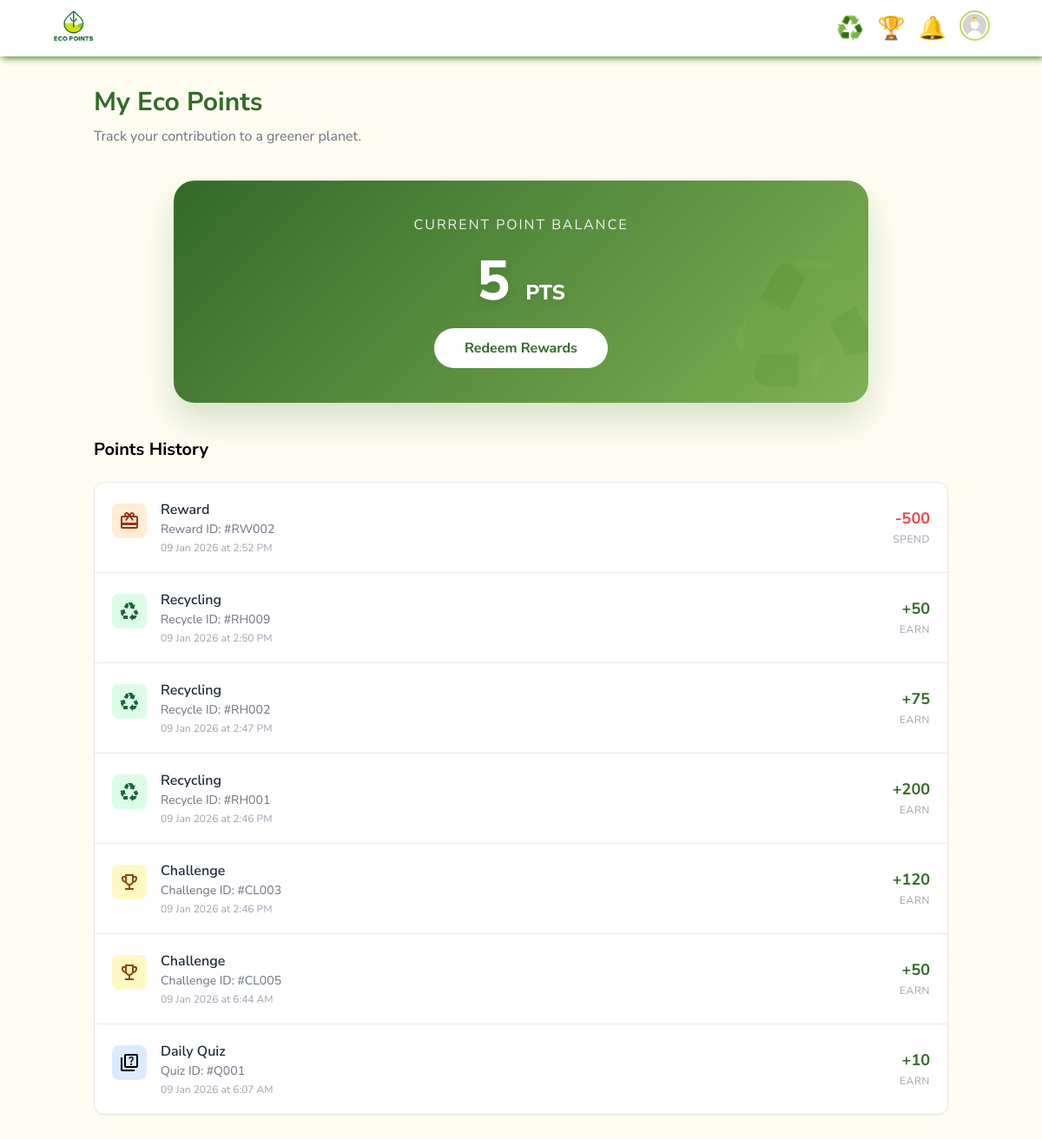
The page /challenger/ecoPointsHistory.php (signed in) on the database its author committed.
### tables this page shows
CREATE TABLE IF NOT EXISTS `challenger` (
  `challenger_id` varchar(10) NOT NULL,
  `group` enum('Student','Staff') NOT NULL,
  `total_points` int NOT NULL,
  PRIMARY KEY (`challenger_id`),
  UNIQUE KEY `challenger_id` (`challenger_id`)
);

CREATE TABLE IF NOT EXISTS `point_history` (
  `pt_history_id` varchar(10) NOT NULL,
  `challenger_id` varchar(10) NOT NULL,
  `date` date NOT NULL,
  `time` time NOT NULL,
  `points` int NOT NULL,
  `transaction_type` enum('Earn','Spend') NOT NULL,
  `source_type` enum('Challenge','Reward','Recycling','Daily Quiz') NOT NULL,
  `challenge_id` varchar(10) DEFAULT NULL,
  `reward_id` varchar(10) DEFAULT NULL,
  `recycle_history_id` varchar(10) DEFAULT NULL,
  `quiz_id` varchar(10) DEFAULT NULL,
  PRIMARY KEY (`pt_history_id`),
  UNIQUE KEY `pt_history_id` (`pt_history_id`),
  KEY `challenger_id` (`challenger_id`),
  KEY `challenge_id` (`challenge_id`),
  KEY `reward_id` (`reward_id`),
  KEY `recycle_history_id` (`recycle_history_id`),
  KEY `quiz_id` (`quiz_id`)
);

### challenger/ecoPointsHistory.php (the view, shortened to what this page needs)
<?php
    include('../conn.php');
    $challenger_id = $_SESSION['mySession'];
    $sql_points = "SELECT total_points FROM challenger
    WHERE challenger_id = '$challenger_id'";
    $result_points = mysqli_query($con, $sql_points);
    $row_points = mysqli_fetch_assoc($result_points);
    $total_points = (int)$row_points['total_points'];
    $history_records = [];
    $sql = "SELECT * FROM point_history
    WHERE challenger_id = '$challenger_id'
    ORDER BY date DESC, time DESC";
    $result = mysqli_query($con, $sql);
    while ($row = mysqli_fetch_assoc($result)) {
        $history_records[] = $row;
    }
?>
<!DOCTYPE html>
<html lang="en">
<head>
    <link href="../commonStyle.css" rel="stylesheet">
</head>
<body>
    <?php include "challengerTaskbar.php"; ?>
    <main>
        <div class="page_header">
            <h1 class="page_title">My Eco Points</h1>
            <p class="page_subtitle">Track your contribution to a greener planet.</p>
        </div>
        <section class="points-dashboard">
            <p class="point-label">Current Point Balance</p>
            <div class="point-display">
                <?php echo number_format($total_points); ?> <small style="font-size: 1.5rem">PTS</small>
            </div>
            <a href="redeemReward.php" class="btn-history">Redeem Rewards</a>
        </section>
        <div class = "history_header">
            <h2 class = "header_title">
                Points History
            </h2>
        </div>
        <div class = "history_records">
            <ul class = "history_list">
                <?php if (empty($history_records)): ?>
                    <li class="empty-state">
                        No transactions found yet. Start recycling!
                    </li>
                <?php else: ?>
                <?php foreach ($history_records as $row):
                    $isEarn = ($row['transaction_type'] === 'Earn');
                    $amountClass = $isEarn ? 'text-Earn' : 'text-Spend';
                    $amountSign  = $isEarn ? '+' : '-';
                    $iconName = 'history';
                    $iconClass = 'icon-default';
                    $details = '';
                    if (stripos($row['source_type'], 'Recycling') !== false) {
                        $iconName = 'recycling';
                        $iconClass = 'icon-recycle';
                        if (!empty($row['recycle_history_id'])) $details = 'Recycle ID: #' . $row['recycle_history_id'];
                    }
                    elseif (stripos($row['source_type'], 'Daily Quiz') !== false) {
                        $iconName = 'quiz';
                        $iconClass = 'icon-quiz';
                        if (!empty($row['quiz_id'])) $details = 'Quiz ID: #' . $row['quiz_id'];
                    }
                    elseif (stripos($row['source_type'], 'Challenge') !== false) {
                        $iconName = 'trophy';
                        $iconClass = 'icon-challenge';
                        if (!empty($row['challenge_id'])) $details = 'Challenge ID: #' . $row['challenge_id'];
                    }
                    elseif ($row['source_type'] === 'Reward') {
                        $iconName = 'redeem';
                        $iconClass = 'icon-reward';
                        if (!empty($row['reward_id'])) $details = 'Reward ID: #' . $row['reward_id'];
                    }
                    $phpDate = strtotime($row['date'] . ' ' . $row['time']);
                    $displayDate = date('d M Y', $phpDate);
                    $displayTime = date('g:i A', $phpDate);
                ?>
                    <li class="history_item">
                        <div class="item-left">
                            <div class="icon-box <?php echo $iconClass; ?>">
                                <span class="material-symbols-outlined"><?php echo $iconName; ?></span>
                            </div>
                            <div class="item-details">
                                <h4><?php echo ucfirst($row['source_type']); ?></h4>
                                <?php if($details): ?>
                                    <p class="item-subtext"><?php echo $details; ?></p>
                                <?php endif; ?>
                                <p class="item-time">
                                    <?php echo $displayDate . ' at ' . $displayTime; ?>
                                </p>
                            </div>
                        </div>
                        <div class="item-right">
                            <span class="amount-text <?php echo $amountClass; ?>">
                                <?php echo $amountSign . $row['points']; ?>
                            </span>
                            <span class="type-badge">
                                <?php echo $row['transaction_type']; ?>
                            </span>
                        </div>
                    </li>
                <?php endforeach; ?>
                <?php endif; ?>
            </ul>
        </div>
    </main>
</body>
</html>

### commonStyle.css (style rules this page uses)
body { font-family: "Nunito Sans", sans-serif; background-color: #FFFDF1 ; }

### challenger/ecoPointsHistory.php (style rules this page uses)
:root { --soft-yellow: #eaef9d; --bg-color: #FFFDF1; --text-dark: #1f2937; --text-gray: #6b7280; --text-light: #9ca3af; --border-color: #e5e7eb; --spend: #ef4444; --earn-bg: #dcfce7; --earn-text: #166534; --quiz-bg: #dbeafe; --challenge-bg: #fef9c3; --challenge-text: #854d0e; --reward-bg: #ffedd5; --reward-text: #9a3412; --light-lime: #eaef9d; --soft-green: #80b155; --dark-green: #336a29; --white: #ffffff; }
* { box-sizing: border-box; margin: 0; padding: 0; }
main { flex-grow: 1; max-width: 1024px; margin: 0 auto; width: 100%; padding: 32px 20px; }
.page_header { margin-bottom: 32px; }
.page_title { font-size: 1.875rem; font-weight: 700; color: var(--dark-green); }
.page_subtitle { margin-top: 8px; color: var(--text-gray); }
.points-dashboard { background: linear-gradient(135deg, var(--dark-green), var(--soft-green)); color: white; border-radius: 24px; margin: 40px auto; padding: 40px; text-align: center; max-width: 800px; box-shadow: 0 20px 40px rgba(51, 106, 41, 0.2); position: relative; overflow: hidden; }
.points-dashboard::after { content: '♻️'; position: absolute; right: -20px; bottom: -20px; font-size: 150px; opacity: 0.1; }
.point-label { font-size: 1rem; text-transform: uppercase; letter-spacing: 2px; opacity: 0.9; }
.point-display { font-size: 4rem; font-weight: 800; margin: 10px 0; text-shadow: 0 4px 10px rgba(0,0,0,0.1); }
.btn-history { background: white; color: var(--dark-green); border: none; padding: 12px 35px; border-radius: 50px; font-weight: 700; cursor: pointer; transition: 0.3s; display: inline-block; text-decoration: none; }
.history_header { margin-bottom: 24px; }
.header_title { font-size: 1.25rem; font-weight: 700; display: flex; align-items: center; gap: 8px; color: var(--text-dark-green) }
.history_records { background-color: var(--white); border-radius: 12px; box-shadow: 0 1px 2px 0 rgba(0, 0, 0, 0.05); border: 1px solid var(--border-color); overflow: hidden; }
.history_list { list-style: none; }
.history_item { padding: 20px; border-bottom: 1px solid var(--border-color); display: flex; align-items: center; justify-content: space-between; transition: background-color 0.2s; }
.history_item:last-child { border-bottom: none; }
.item-left { display: flex; align-items: flex-start; gap: 16px; }
.icon-box { padding: 8px; border-radius: 8px; display: flex; align-items: center; justify-content: center; margin-top: 4px; }
.icon-recycle { background-color: var(--earn-bg); color: var(--earn-text); }
.icon-quiz { background-color: var(--quiz-bg); color: var(--quiz-text); }
.icon-challenge { background-color: var(--challenge-bg); color: var(--challenge-text); }
.icon-reward { background-color: var(--reward-bg); color: var(--reward-text); }
.item-details h4 { font-size: 1rem; font-weight: 600; color: var(--text-dark); margin-bottom: 2px; }
.item-subtext { font-size: 0.875rem; color: var(--text-gray); margin-bottom: 4px; }
.item-time { font-size: 0.75rem; color: var(--text-light); }
.item-right { text-align: right; }
.amount-text { font-size: 1.125rem; font-weight: 700; display: block; }
.text-Earn { color: var(--dark-green); }
.text-Spend { color: var(--spend); }
.type-badge { font-size: 0.75rem; color: var(--text-light); text-transform: uppercase; letter-spacing: 0.05em; }

### challenger/challengerTaskbar.php (style rules this page uses)
a { text-decoration: none; }

### rows shown on the page
challenger: total_points "5"
point_history: source_type "Reward", reward "Reward ID: #RW002", displayDate "09 Jan 2026", displayTime "2:52 PM", transaction_type "-", points "500", transaction_type "SPEND"
point_history: source_type "Recycling", recycle_history "Recycle ID: #RH009", displayDate "09 Jan 2026", displayTime "2:50 PM", transaction_type "+", points "50", transaction_type "EARN"
point_history: source_type "Recycling", recycle_history "Recycle ID: #RH002", displayDate "09 Jan 2026", displayTime "2:47 PM", transaction_type "+", points "75", transaction_type "EARN"
point_history: source_type "Recycling", recycle_history "Recycle ID: #RH001", displayDate "09 Jan 2026", displayTime "2:46 PM", transaction_type "+", points "200", transaction_type "EARN"
point_history: source_type "Challenge", challenge "Challenge ID: #CL003", displayDate "09 Jan 2026", displayTime "2:46 PM", transaction_type "+", points "120", transaction_type "EARN"
point_history: source_type "Challenge", challenge "Challenge ID: #CL005", displayDate "09 Jan 2026", displayTime "6:44 AM", transaction_type "+", points "50", transaction_type "EARN"
point_history: source_type "Daily Quiz", quiz "Quiz ID: #Q001", displayDate "09 Jan 2026", displayTime "6:07 AM", transaction_type "+", points "10", transaction_type "EARN"
